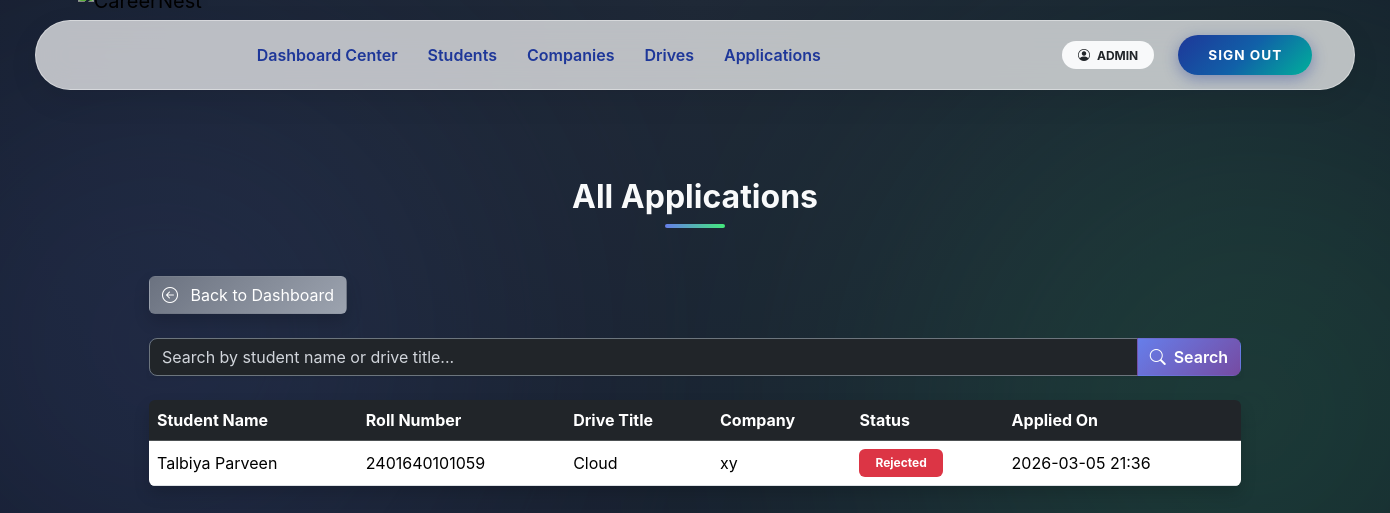
/admin/applications (signed in), run on an earlier commit of the app's database.
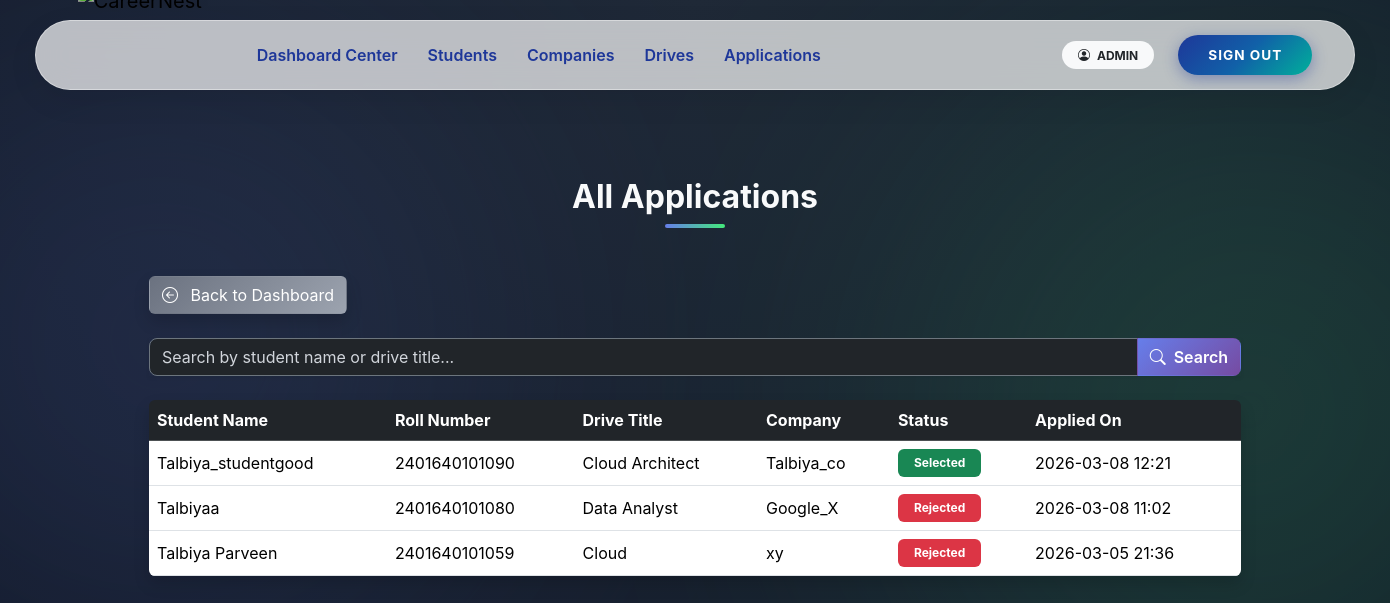
And on a later commit of the database.
### app/models.py (models this page shows)
class Application(db.Model):
    __tablename__ = "applications"
    application_id = db.Column(db.Integer, primary_key=True)
    student_id = db.Column(
        db.Integer,
        db.ForeignKey("students.user_id", ondelete="CASCADE"),
        nullable=False
    )
    drive_id = db.Column(
        db.Integer,
        db.ForeignKey("placement_drives.drive_id", ondelete="CASCADE"),
        nullable=False
    )
    application_date = db.Column(db.DateTime, default=datetime.utcnow)
    status = db.Column(db.String(20), default="Applied")
    __table_args__ = (
        db.UniqueConstraint("student_id", "drive_id", name="unique_application"),
    )
    student = db.relationship("Student", back_populates="applications")
    drive = db.relationship("PlacementDrive", back_populates="applications")

class Student(db.Model):
    __tablename__ = "students"
    user_id = db.Column(
        db.Integer,
        db.ForeignKey("users.user_id", ondelete="CASCADE"),
        primary_key=True
    )
    full_name = db.Column(db.String(100), nullable=False)
    roll_number = db.Column(db.String(50), unique=True, nullable=False, index=True)
    graduation_year = db.Column(db.Integer, nullable=False)
    cgpa = db.Column(db.Float)
    tenth_marks = db.Column(db.Float)
    twelfth_marks = db.Column(db.Float)
    dob = db.Column(db.Date)
    year = db.Column(db.Integer)
    resume_filename = db.Column(db.String(200))
    phone = db.Column(db.String(20))
    address = db.Column(db.Text)
    skills = db.Column(db.Text)
    course = db.Column(db.String(100))
    branch = db.Column(db.String(100))
    created_at = db.Column(db.DateTime, default=datetime.utcnow)
    user = db.relationship("User", back_populates="student")
    applications = db.relationship(
        "Application",
        back_populates="student",
        cascade="all, delete-orphan"
    )

class PlacementDrive(db.Model):
    __tablename__ = "placement_drives"
    drive_id = db.Column(db.Integer, primary_key=True)
    company_id = db.Column(
        db.Integer,
        db.ForeignKey("companies.user_id", ondelete="CASCADE"),
        nullable=False
    )
    job_title = db.Column(db.String(150), nullable=False)
    job_description = db.Column(db.Text, nullable=False)
    eligibility = db.Column(db.String(200))
    application_deadline = db.Column(db.Date)
    status = db.Column(db.String(20), default="Pending")
    created_at = db.Column(db.DateTime, default=datetime.utcnow)
    company = db.relationship("Company", back_populates="drives")
    applications = db.relationship(
        "Application",
        back_populates="drive",
        cascade="all, delete-orphan"
    )

class Company(db.Model):
    __tablename__ = "companies"
    user_id = db.Column(
        db.Integer,
        db.ForeignKey("users.user_id", ondelete="CASCADE"),
        primary_key=True
    )
    company_name = db.Column(db.String(150), nullable=False)
    industry = db.Column(db.String(100))
    location = db.Column(db.String(200))
    website = db.Column(db.String(200))
    contact_person = db.Column(db.String(100))
    contact_phone = db.Column(db.String(20))
    description = db.Column(db.Text)
    user = db.relationship("User", back_populates="company")
    drives = db.relationship(
        "PlacementDrive",
        back_populates="company",
        cascade="all, delete-orphan"
    )

### app/admin/routes.py (the view, shortened to what this page needs)
@admin_bp.route('/applications')
@login_required
@role_required('admin')
def applications():
    q = request.args.get('q', '')
    query = Application.query
    applications = query.order_by(Application.application_date.desc()).all()
    return render_template(
        "admin/applications.html",
        applications=applications,
        q=q
    )

### app/utils.py (called while the page is built)
def role_required(required_role):
    def decorator(f):
        @wraps(f)
        def decorated_function(*args, **kwargs):
            if not current_user.is_authenticated:
                abort(401)
            if current_user.role != required_role:
                abort(403)
            if required_role in ["student", "company"] and not current_user.is_approved:
                abort(403)
            if current_user.is_blacklisted:
                abort(403)
            return f(*args, **kwargs)
        return decorated_function
    return decorator

### app/templates/admin/applications.html (shortened to what this page needs)
{% extends 'base.html' %}
{% block content %}
<div class="dashboard-bg">
  <div class="container position-relative">
    <h2 class="section-heading text-center mb-5">All Applications</h2>
    <a href="{{ url_for('admin.dashboard') }}" class="btn btn-gradient-secondary mb-4 shadow hover-glow text-white">
      <i class="bi bi-arrow-left-circle me-2"></i> Back to Dashboard
    </a>
    <form method="GET" class="mb-4">
      <div class="input-group shadow-sm">
        <input type="text" name="q" class="form-control bg-dark text-white border border-secondary"
               placeholder="Search by student name or drive title..." value="{{ q }}">
        <button class="btn btn-gradient-primary text-white" type="submit"><i class="bi bi-search me-1"></i> Search</button>
      </div>
    </form>
    {% set status_colors = {
      "Applied": "secondary",
      "Pending": "warning",
      "Shortlisted": "info",
      "Selected": "success",
      "Rejected": "danger"
    } %}
    {% if applications %}
    <div class="table-responsive shadow rounded">
      <table class="table table-hover align-middle mb-0 text-white">
        <thead class="table-dark">
          <tr>
            <th>Student Name</th>
            <th>Roll Number</th>
            <th>Drive Title</th>
            <th>Company</th>
            <th>Status</th>
            <th>Applied On</th>
          </tr>
        </thead>
        <tbody>
          {% for app in applications %}
          <tr>
            <td>{{ app.student.full_name if app.student else 'N/A' }}</td>
            <td>{{ app.student.roll_number if app.student else 'N/A' }}</td>
            <td>{{ app.drive.job_title if app.drive else 'N/A' }}</td>
            <td>{{ app.drive.company.company_name if app.drive and app.drive.company else 'N/A' }}</td>
            <td>
              <span class="badge bg-{{ status_colors.get(app.status, 'secondary') }} px-3 py-2">
                {{ app.status }}
              </span>
            </td>
            <td>{{ app.application_date.strftime('%Y-%m-%d %H:%M') if app.application_date else 'N/A' }}</td>
          </tr>
          {% endfor %}
        </tbody>
      </table>
    </div>
    {% else %}
    <div class="alert alert-info shadow rounded">No applications found.</div>
    {% endif %}
  </div>
</div>
{% endblock %}

What changed in the data, as far as the page shows it:
added Application: student "Talbiya_studentgood", student "2401640101090", drive "Cloud Architect", drive.company "Talbiya_co", status "Selected", application_date "2026-03-08 12:21"
added Application: student "Talbiyaa", student "2401640101080", drive "Data Analyst", drive.company "Google_X", status "Rejected", application_date "2026-03-08 11:02"
